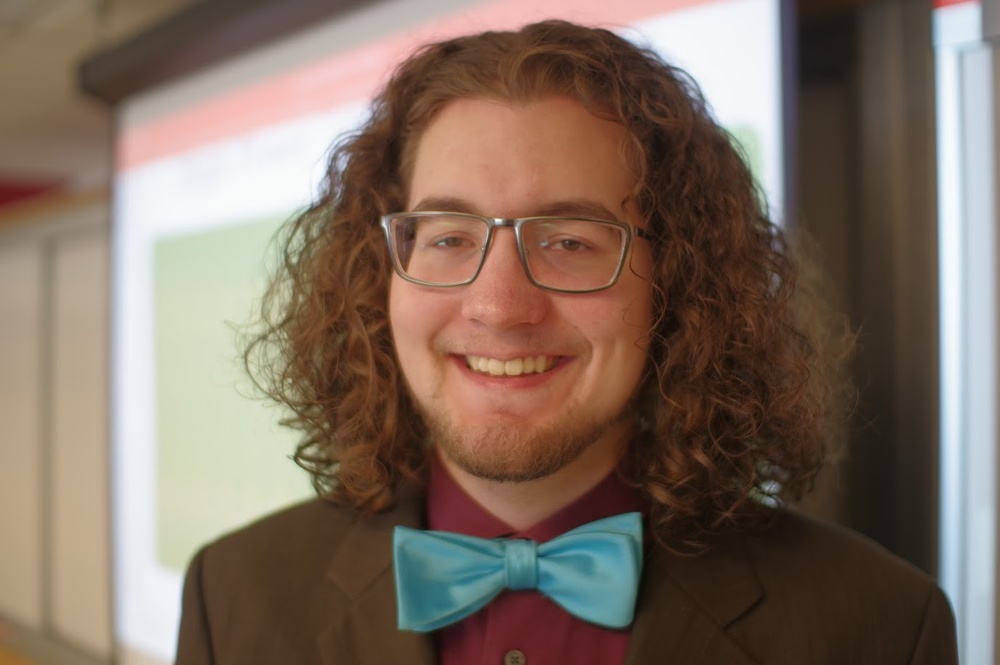
#> input picture projects/edgeDetection/input.JPG, 1000 x 665 px, shrunk from 1378 x 916 before the run, found by its file name
$ python detect.py
#> lines starting #> are read from the running program, lines starting #| are printed output that depends on the picture; after the words box and inside, x2 and y2 are one past the last pixel; in counts of white or black regions, pixels touching at a corner belong together
import cv2
import matplotlib.pyplot as plt

# Open the image
img = cv2.imread('input.jpg')
#> img is the input picture: shape (665, 1000, 3); mean B, G, R 97.5, 110.2, 128.2

# Apply Canny
edges = cv2.Canny(img, 100, 200, 3, L2gradient=True)
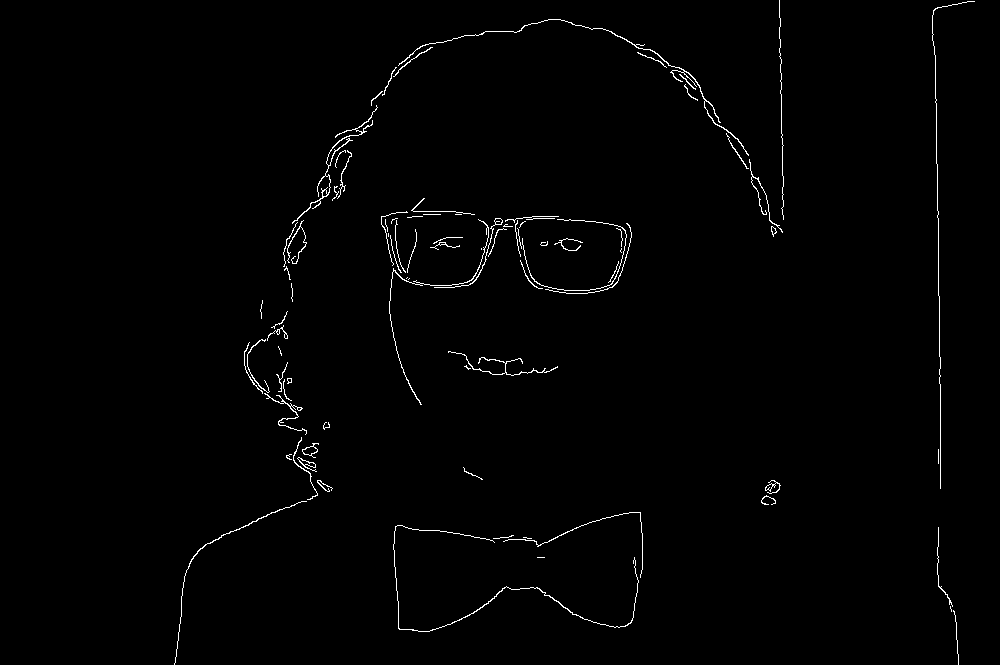
#> edges: shape (665, 1000); 1% white in thin lines or dots, all inside (x1, y1, x2, y2) = (174, 0, 975, 665)

plt.figure()
plt.title('Spider')
plt.imsave('edge.png', edges, cmap='gray', format='png')
plt.imshow(edges, cmap='gray')
plt.show()
